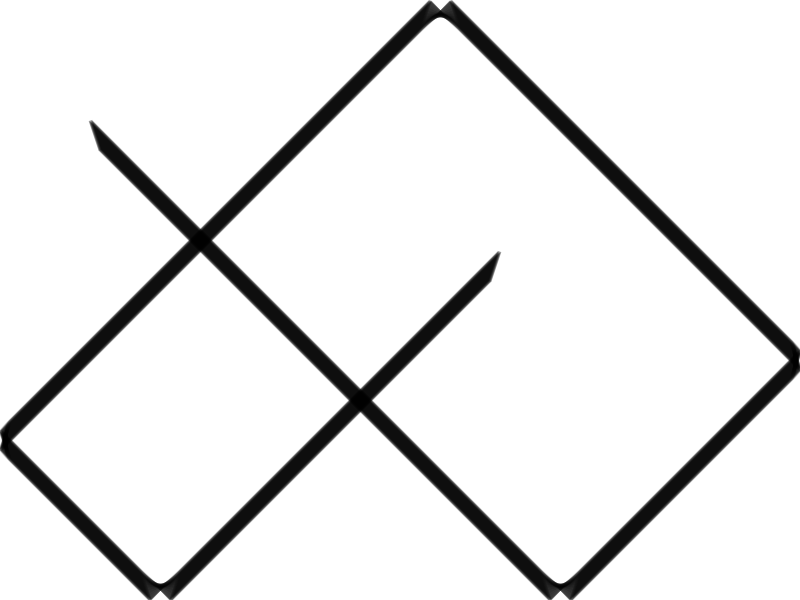
Frame 1 (no input)
Frame 60 (the mouse pressed at the canvas centre just before this capture): identical to frame 1, image omitted
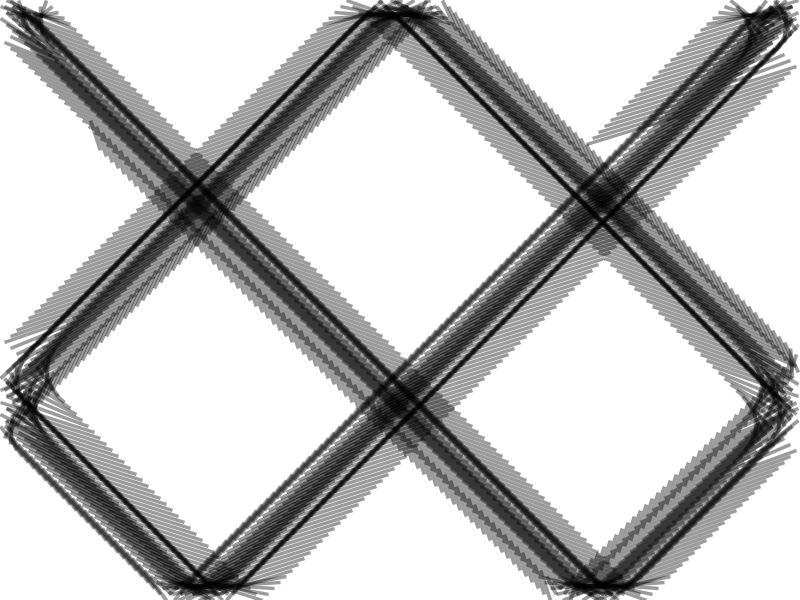
Frame 120 (the mouse held since frame 60 and released just before this capture)

The Processing sketch that drew these frames (run headless with seeded random() and noise(); from frame 60 on, the mouse is pressed at the canvas centre):

// Processing sketch: processing_90842
// ── processing_90842.pde

/* Processing Sketch by Dominique Schmitz, February 2013 */
/* OpenProcessing http://www.openprocessing.org/user/9076 */
 
PVector sP = new PVector(100,150);
PVector sP2 = new PVector(90,120); 
PVector speeds1 = new PVector(3,2);
PVector speeds2 = new PVector(1,4);

int steps = 2000;       // steps to calculate
int showSteps = steps;  // steps to show
int i;

int skip = 1;

boolean start = true;
boolean m = true;

void setup(){
  size(800,600); 
  background(255);  
}


void draw(){   
  background(255);
  strokeCap(CORNER);
  speeds1 = new PVector(map(mouseY,0,height,1, 11),map(mouseX,0,width,1, 11));
  speeds2 = new PVector(map(mouseX,0,width,1, 11),map(mouseY,0,height,1, 11));
  render(steps); 
}

void render(int st){
  PVector [] finalP = fP(sP, st, speeds1);
  PVector [] finalP2 = fP(sP2, st, speeds2);
        
    stroke(0,100);
    for(i = 0; i< finalP2.length;i+=skip){ 
      float th = map(dist(finalP[i].x, finalP[i].y, finalP2[i].x, finalP2[i].y),
                     0, height, 4, 0.1);
                     strokeWeight(constrain(th,0.1,4));
      line(finalP[i].x, finalP[i].y, finalP2[i].x, finalP2[i].y);
    }  
}

PVector [] fP(PVector posIn, int s, PVector t){   
  PVector [] posOut = new PVector[s];  
  posOut[0] = posIn;
  int dirX = 1; int dirY = 1;
  
  float[] x = new float[s]; float[] y = new float[s];
  x[0]=posIn.x; y[0]=posIn.y;
  
  for(int i = 0; i<steps-1;i++){
    x[i+1]=x[i];
    y[i+1]=y[i];
   
    if((x[i+1]+t.x) > width){ dirX*=-1; } else if((x[i+1]-t.x) < 0){ dirX*=-1; }  
    if((y[i+1]+t.y) > height){ dirY*=-1; } else if((y[i+1]-t.y) < 0){ dirY*=-1; }
    
    x[i+1]+=(t.x*dirX);
    y[i+1]+=(t.y*dirY);
  }
  
  for(int j = 0; j<x.length;j++){ posOut[j] = new PVector(x[j],y[j]); }
  return posOut;
}


void keyPressed(){
  if (key == CODED) {
    if (keyCode == UP) {
        steps+=50;
    } else if (keyCode == DOWN) {
      if(steps-50 > 0){
        steps-=50;
      } else {
        steps=1;
      }
    } 
  }
}
